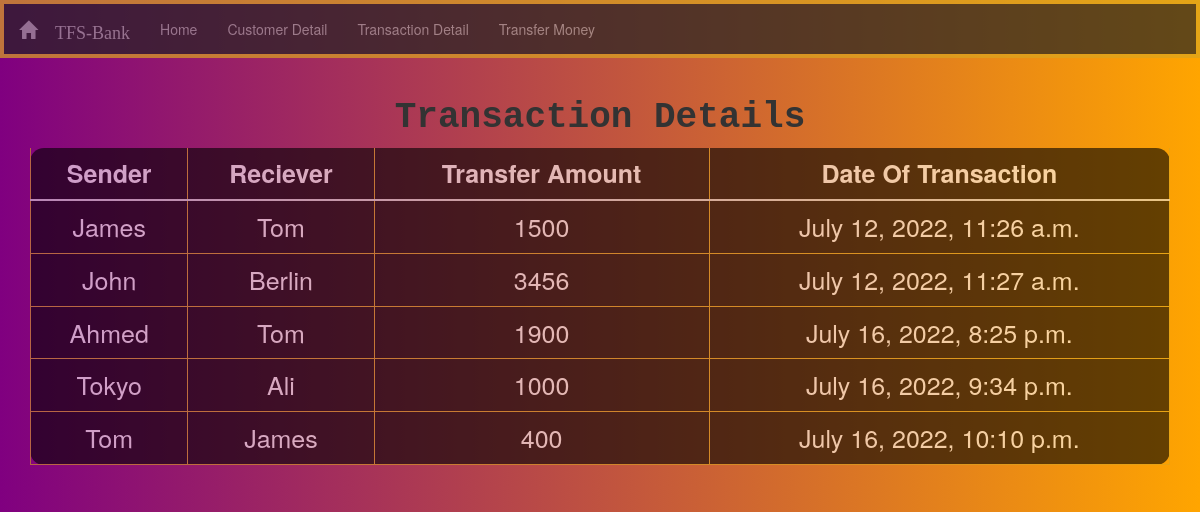
Page /transactionDetail/ on the earlier database version.
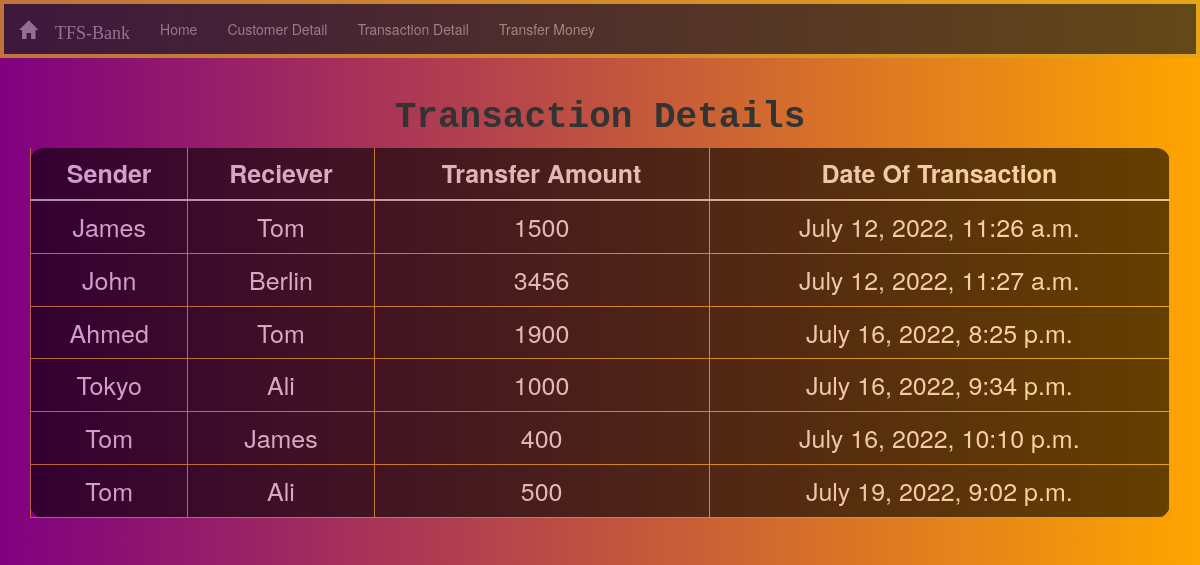
Same page on the later database version.
### basicBank/models.py (models this page shows)
class TransactionDetail(models.Model):
    sender = models.CharField(max_length=200, null=True)
    reciever = models.CharField(max_length=200, null=True)
    amount = models.IntegerField(default=0)
    date_tran = models.DateTimeField(auto_now_add=True)

### basicBank/views.py (the view)
# urls.py: path('transactionDetail/',views.transactionDetails, name= 'transactionDetail'),
def transactionDetails(request):
    transaction=TransactionDetail.objects.all()
    return render(request , 'transactionDetail.html' , {'transaction' : transaction})

### templates/transactionDetail.html (shortened to what this page needs)
{% extends 'index.html' %}
{% load static %}
{% block bodycontainer %}
<div class="container">
  <div class="row">
    <div class="col-sm-12 col-lg-12 col-md-12  d-block">
      <h1>Transaction
        Details</h1>
      <table class="table table-hover" style="font-size: 25px;">
        <thead>
          <tr>
            <th>Sender</th>
            <th>Reciever</th>
            <th>Transfer Amount</th>
            <th>Date Of Transaction</th>
          </tr>
        </thead>
        <tbody>
          {% for i in transaction %}
          <tr>
            <td>{{i.sender}}</td>
            <td>{{i.reciever}}</td>
            <td>{{i.amount}}</td>
            <td>{{i.date_tran}}</td>
          </tr>
          {% endfor %}
        </tbody>
      </table>
    </div>
  </div>
</div>
{% endblock bodycontainer %}

Differences in the rows shown:
added TransactionDetail: sender "Tom", reciever "Ali", amount "500", date_tran "July 19, 2022, 9:02 p.m."
